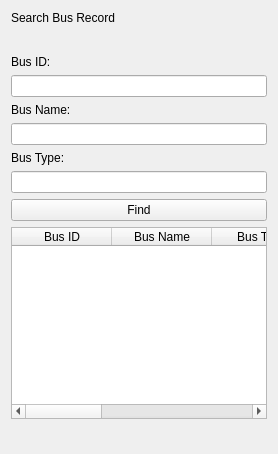
             <widget class="QWidget" name="SearchBusPage">
              <layout class="QVBoxLayout" name="verticalLayout_8">
               <item>
                <widget class="QLabel" name="label_13">
                 <property name="text">
                  <string>Search Bus Record</string>
                 </property>
                </widget>
               </item>
               <item>
                <spacer name="verticalSpacer_8">
                 <property name="orientation">
                  <enum>Qt::Vertical</enum>
                 </property>
                 <property name="sizeHint" stdset="0">
                  <size>
                   <width>20</width>
                   <height>24</height>
                  </size>
                 </property>
                </spacer>
               </item>
               <item>
                <widget class="QLabel" name="label_15">
                 <property name="text">
                  <string>Bus ID:</string>
                 </property>
                </widget>
               </item>
               <item>
                <widget class="QLineEdit" name="lineEdit_8"/>
               </item>
               <item>
                <widget class="QLabel" name="label_17">
                 <property name="text">
                  <string>Bus Name:</string>
                 </property>
                </widget>
               </item>
               <item>
                <widget class="QLineEdit" name="lineEdit_9"/>
               </item>
               <item>
                <widget class="QLabel" name="label_16">
                 <property name="text">
                  <string>Bus Type:</string>
                 </property>
                </widget>
               </item>
               <item>
                <widget class="QLineEdit" name="lineEdit_7"/>
               </item>
               <item>
                <widget class="QPushButton" name="pushButton_13">
                 <property name="text">
                  <string>Find</string>
                 </property>
                </widget>
               </item>
               <item>
                <widget class="QTableWidget" name="tableWidget_2">
                 <attribute name="horizontalHeaderStretchLastSection">
                  <bool>true</bool>
                 </attribute>
                 <column>
                  <property name="text">
                   <string>Bus ID</string>
                  </property>
                 </column>
                 <column>
                  <property name="text">
                   <string>Bus Name</string>
                  </property>
                 </column>
                 <column>
                  <property name="text">
                   <string>Bus Type</string>
                  </property>
                 </column>
                 <column>
                  <property name="text">
                   <string>Driver Name</string>
                  </property>
                 </column>
                 <column>
                  <property name="text">
                   <string>Route Start</string>
                  </property>
                 </column>
                 <column>
                  <property name="text">
                   <string>Route Finish</string>
                  </property>
                 </column>
                </widget>
               </item>
               <item>
                <spacer name="verticalSpacer_7">
                 <property name="orientation">
                  <enum>Qt::Vertical</enum>
                 </property>
                 <property name="sizeHint" stdset="0">
                  <size>
                   <width>20</width>
                   <height>24</height>
                  </size>
                 </property>
                </spacer>
               </item>
              </layout>
             </widget>
